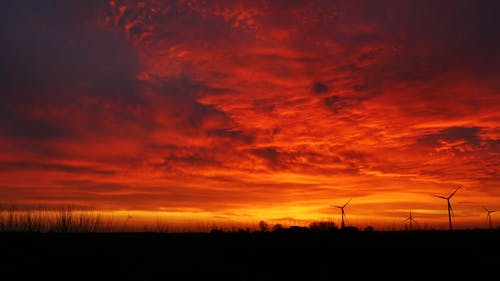
#> input picture opencv/bgr_to_hsv/image.jpg, 500 x 281 px
$ python main.py
#> lines starting #> are read from the running program, lines starting #| are printed output that depends on the picture
import cv2


img = cv2.imread("image.jpg")
#> img is the input picture: shape (281, 500, 3); mean B, G, R 21.7, 36.3, 111.9

gray = cv2.cvtColor(img,cv2.COLOR_BGR2GRAY)# görseli griye cevirdik.
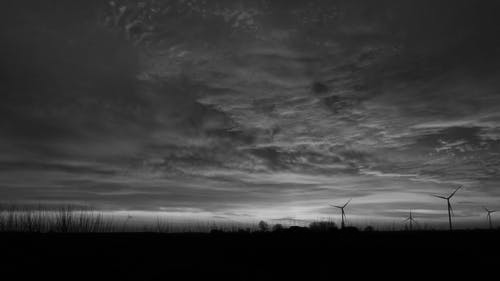
#> gray: shape (281, 500); min 0, max 202, mean 57.2


hsv = cv2.cvtColor(img,cv2.COLOR_BGR2HSV)# çevirme sebeimiz filtreleme yaparken bgr dan daha kolay olmasıdır. bgr da 3 farklı değişkenle uğraşıyorz.
#> hsv: shape (281, 500, 3); mean H, S, V 54.5, 178.1, 112


cv2.imshow("hsv",hsv)
cv2.imshow("gray",gray)
cv2.imshow("image",img)
cv2.waitKey(0)
cv2.destroyAllWindows()
